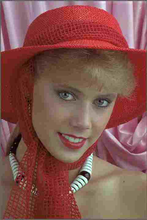
%> input picture matlab/IQM/metrics/16_SSEQ/SSEQ-main/img.bmp, 147 x 220 px, shrunk from 480 x 720 before the run
$ octave --eval "result = s3_map(rgb2gray(imread('../16_SSEQ/SSEQ-main/img.bmp')));"   (GNU Octave 9; MATLAB toolbox functions it lacks are replaced by stand-ins)
%> lines starting %> are read from the running program, lines starting %| are printed output that depends on the picture
function [s_map1 s_map2 s3] = s3_map(img, show_res)
% Input: img is a gray scale image, in double type, range from 0 - 255.
% You have to convert to gray scale if your image
% is color. You also have to cast img to double in order to run this code
% Parameter show_res = 1 to show results
% Output:
% s_map1: The sharpness map measure based on spectral slope
% s_map2: The sharpness map measure based on total variation (spatial)
% s3: the final sharpness map (combination of s_map1 and s_map2)
if nargin < 2
  show_res = 0;
end

% ----------------------------------------------------------------------
% blr_map1
s_map1 = spectral_map(img, 16);
% [23 lines not run here, left out]
function res = spectral_map(img, pad_len)
%> called with pad_len = 16
blk_size = 32; %big block size for more coefficients of the power spectrum
d_blk = blk_size/4; % Distance b/w blocks

pad_L = fliplr(img(:, 1:pad_len)); % Take 16 columns on the left of the
                                    % original image to pad to the left
pad_R = fliplr(img(:, end-pad_len:end));%Take 16 columns on the right of the
                                        % original image to pad to the
                                        % right
img = [pad_L img pad_R]; %Pad left and right
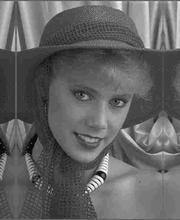
%> img: size 220x180 uint8; min 5, max 255, mean 98.5

pad_T = flipud(img(1:pad_len, :)); %Similarly, pad top and bottom
pad_B = flipud(img(end-pad_len:end, :));
img = [pad_T; img; pad_B];
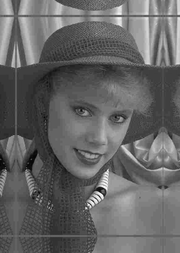
%> img: size 253x180 uint8; min 5, max 255, mean 100.8

num_rows = size(img, 1);
%> num_rows = 253
num_cols = size(img, 2);
%> num_cols = 180
res = zeros(num_rows, num_cols) - 100;
contrast_thresold = 0;

% disp_progress; % Just to show progress
for r = blk_size/2+1:d_blk:num_rows-blk_size/2 % Just start from inside blocks
                                                % of the padded image
%   disp_progress(r, num_rows);
  for c = blk_size/2+1:d_blk:num_cols-blk_size/2
    gry_blk = img(...
      r-blk_size/2:r+blk_size/2-1,...
      c-blk_size/2:c+blk_size/2-1 ...
      );
    contrastMap = contrast_map_overlap(gry_blk);
    if(max(contrastMap(:))> contrast_thresold) % Avoid the case when contrast = 0
      val = blk_amp_spec_slope_eo_toy(gry_blk); % Val(1) will be the slope of
                                                % power spectrum of the block
      val(1) = 1 - 1 ./ (1 + exp(-3*(val(1) - 2))); %Input to a sigmoid function
      %if(max(gry_blk(:))==min(gry_blk(:))) % Black block
       % val_1 = 0;
      %else
        val_1 = val(1);
      %end
    else
        val_1 = 0;
    end
    res(...
      r-d_blk/2:r+d_blk/2-1,...
      c-d_blk/2:c+d_blk/2-1 ...
      ) = val_1;
  end
end
% Remove padded parts
res = res(pad_len+1:end-pad_len-1, pad_len+1:end-pad_len-1);
end % function

%% ---Spatial Sharpness, local total variation
% [54 lines left out: function spatial_map, not called in this run]
%> (the run ends here)
